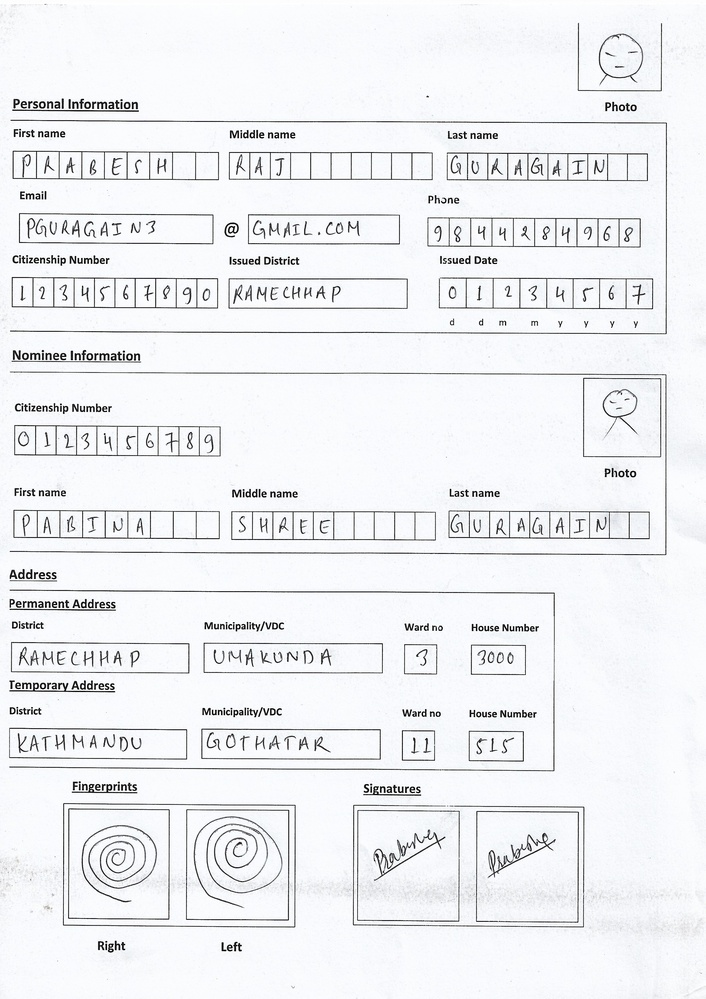
#> input picture OPENCV/test3.jpg, 706 x 999 px, shrunk from 2480 x 3508 before the run, found by its file name
$ python OPENCV.py
#> lines starting #> are read from the running program, lines starting #| are printed output that depends on the picture; after the words box and inside, x2 and y2 are one past the last pixel; in counts of white or black regions, pixels touching at a corner belong together
# -*- coding: utf-8 -*-
"""Untitled4.ipynb

Automatically generated by Colaboratory.

Original file is located at
    https://colab.research.google.com/drive/1dqZZNeF3nNpKKaZlhdL5hUlwu-4c8ceE
"""

import cv2
import numpy as np
from google.colab.patches import cv2_imshow

# Load and preprocess the image
img = cv2.imread("test3.jpg")
#> img is the input picture: shape (999, 706, 3); mean B, G, R 242.3, 239.5, 238.5
gray = cv2.cvtColor(img, cv2.COLOR_BGR2GRAY)

def otsu_threshold(image):
  _, threshold = cv2.threshold(image, 0, 255, cv2.THRESH_BINARY + cv2.THRESH_OTSU)
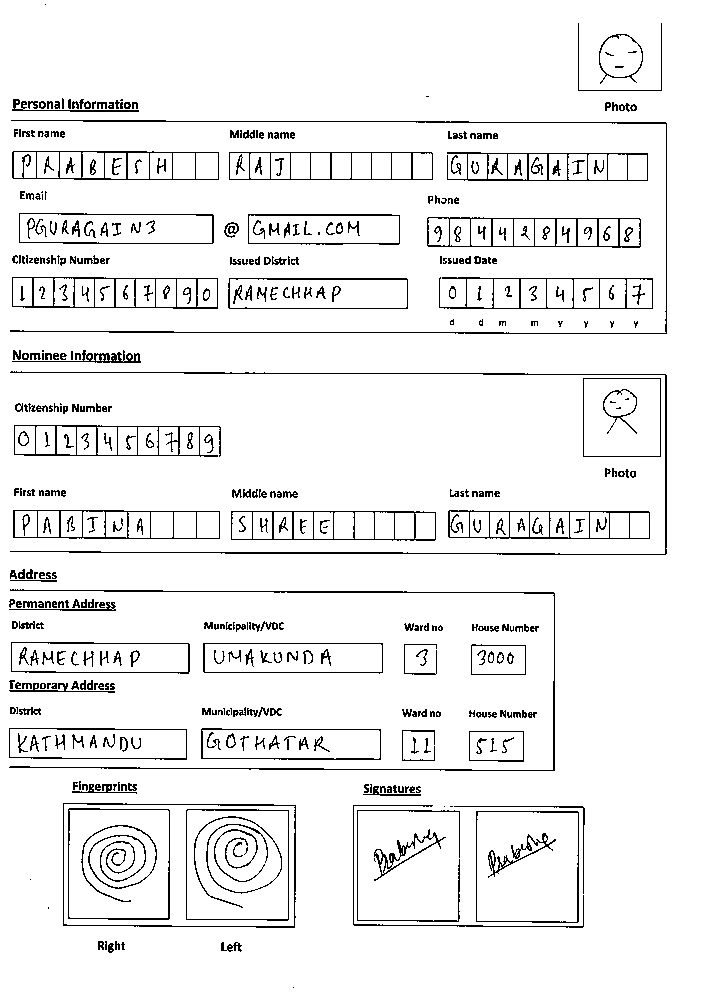
#> threshold: shape (999, 706); 93.9% white; black in thin lines or dots
  return threshold

img0 = otsu_threshold(gray)
kernel = np.ones((4,4),np.uint8)
img1 = cv2.GaussianBlur(img0, (5,5), 1.5)
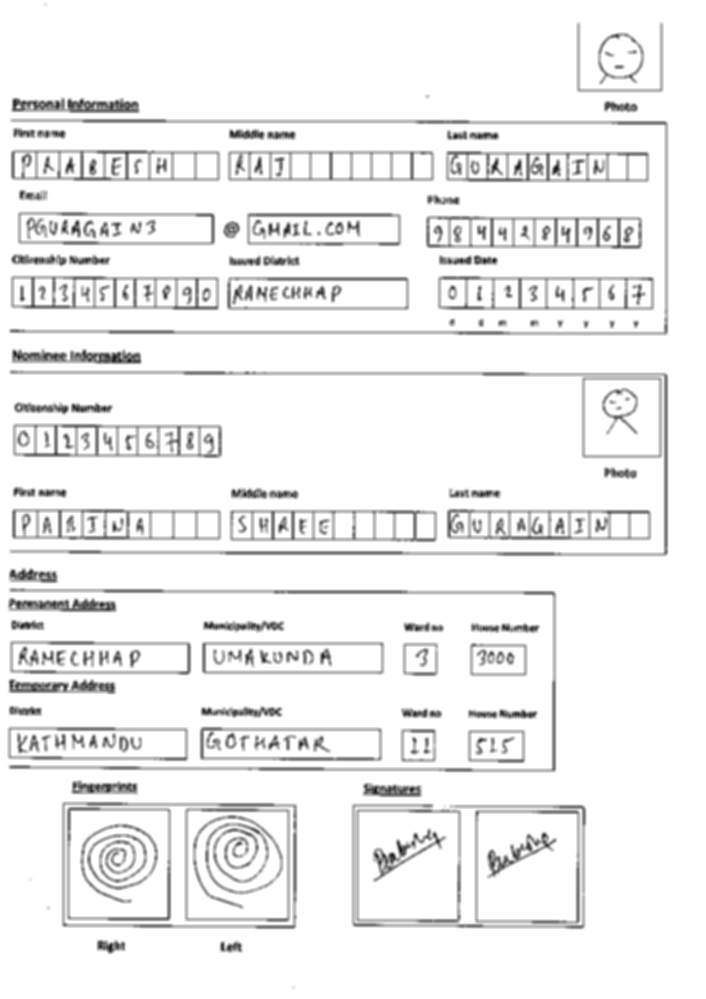
#> img1: shape (999, 706); min 18, max 255, mean 239.5
# Apply Canny edge detection
edges = cv2.Canny(img1, 100, 100)  # Adjust thresholds if needed
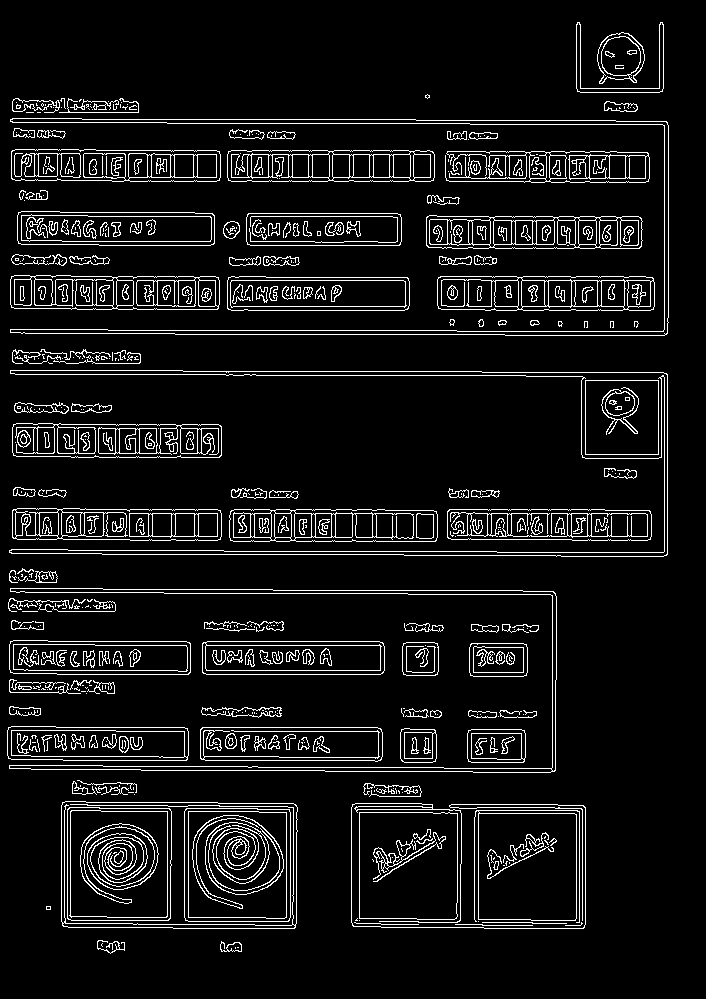
#> edges: shape (999, 706); 7.9% white in thin lines or dots, all inside (x1, y1, x2, y2) = (7, 22, 669, 954)
contours, hierarchy = cv2.findContours(edges, cv2.RETR_CCOMP, cv2.CHAIN_APPROX_SIMPLE)
#> contours = 989 contours, 473 with area under 20; largest, box (x1, y1, x2, y2) and area: (61, 801, 298, 929) 29427, (61, 801, 298, 926) 28567, (9, 370, 668, 557) 11942, (184, 808, 291, 922) 11930, (9, 370, 668, 557) 11927

# Filter for box-like contours
box_contours = []
for cnt in contours:
    # Approximate the contour with a polygon
    approx = cv2.approxPolyDP(cnt, 0.01 * cv2.arcLength(cnt, True), True)

    # Check if the approximation has 4 sides (indicating a box)
    if len(approx) == 4 and cv2.contourArea(cnt) > 10000:
        box_contours.append(cnt)
#> this loop made 989 passes
#> approx on passes 1, 2, 7: [[237, 947], [238, 947]], [[235, 947], [235, 948]], [[455, 924], [532, 925]]
#> after the loop, box_contours = 12 contours; largest, box (x1, y1, x2, y2) and area: (61, 801, 298, 929) 29427, (184, 808, 291, 922) 11930, (184, 808, 291, 922) 11925, (67, 807, 172, 921) 11611, (67, 807, 172, 921) 11602

def nms(contours, area_thr=0.5):
#> called with area_thr = 0.5
    bounding_boxes = [cv2.boundingRect(cnt) for cnt in contours]
#> bounding_boxes = [(359, 812, 99, 108), (359, 812, 99, 108), (188, 811, 99, 108), (188, 811, 99, 108), (478, 813, 99, 108), (69, 810, 99, 108), (70, 810, 98, 108), (184, 808, 107, 114), (184, 808, 107, 114), (67, 807, 105, 114), (67, 807, 105, 114), (61, 801, 237, 128)]

    # Get areas and scores (use area as a score here, adapt based on your needs)
    areas = [cv2.contourArea(cnt) for cnt in contours]
#> areas = [10395, 10393, 10379.5, 10377.5, 10428.5, 10277, 10271, 11930, 11925, 11611, 11602, 29427]
    scores = areas
#> scores has the same summary as areas

    # Perform Non-Maximum Suppression (NMS)
    kept_indices = cv2.dnn.NMSBoxes(bounding_boxes, scores, 0.5, area_thr)
#> kept_indices = [11, 7, 9, 4, 0]

    # Return the kept contours based on indices
    return [contours[i] for i in kept_indices]

kept_box_contours = nms(box_contours)
#> kept_box_contours = 5 contours; box (x1, y1, x2, y2) and area: (61, 801, 298, 929) 29427, (184, 808, 291, 922) 11930, (67, 807, 172, 921) 11611, (478, 813, 577, 921) 10428, (359, 812, 458, 920) 10395
# Process the identified box contours
print(f"Number of box contours: {len(kept_box_contours)}")
#| Number of box contours: 5
for cnt in kept_box_contours:
    # Get bounding box coordinates
    x, y, w, h = cv2.boundingRect(cnt)

    # Extract the image segment using NumPy slicing
    box_image = img[y:y+h, x:x+w]
#> this loop made 5 passes
#> pass 1, `box_image = img[y:y+h, x:x+w]`:
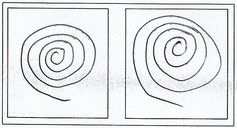
#> box_image: shape (128, 237, 3); mean B, G, R 232, 229.6, 228.6
#> pass 2, `box_image = img[y:y+h, x:x+w]`:
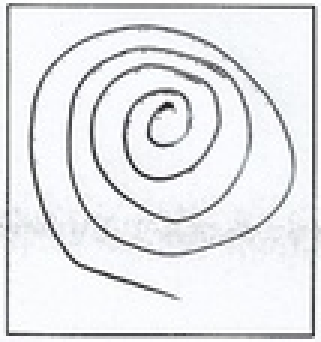
#> box_image: shape (114, 107, 3) (shown 3 times larger); mean B, G, R 232.2, 229.6, 228.6
#> pass 3, `box_image = img[y:y+h, x:x+w]`:
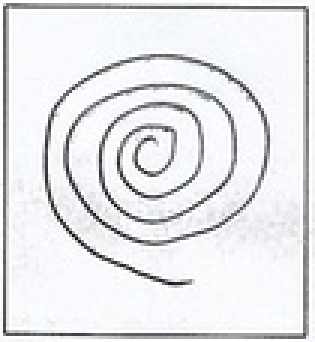
#> box_image: shape (114, 105, 3) (shown 3 times larger); mean B, G, R 233.2, 230.6, 229.6

    # Display the extracted box image (optional)
    # cv2_imshow(box_image)

# Optional: Draw the box contours on the original image
cv2.drawContours(img, box_contours, -1, (0, 255, 0), 2)  # Green outline for boxes
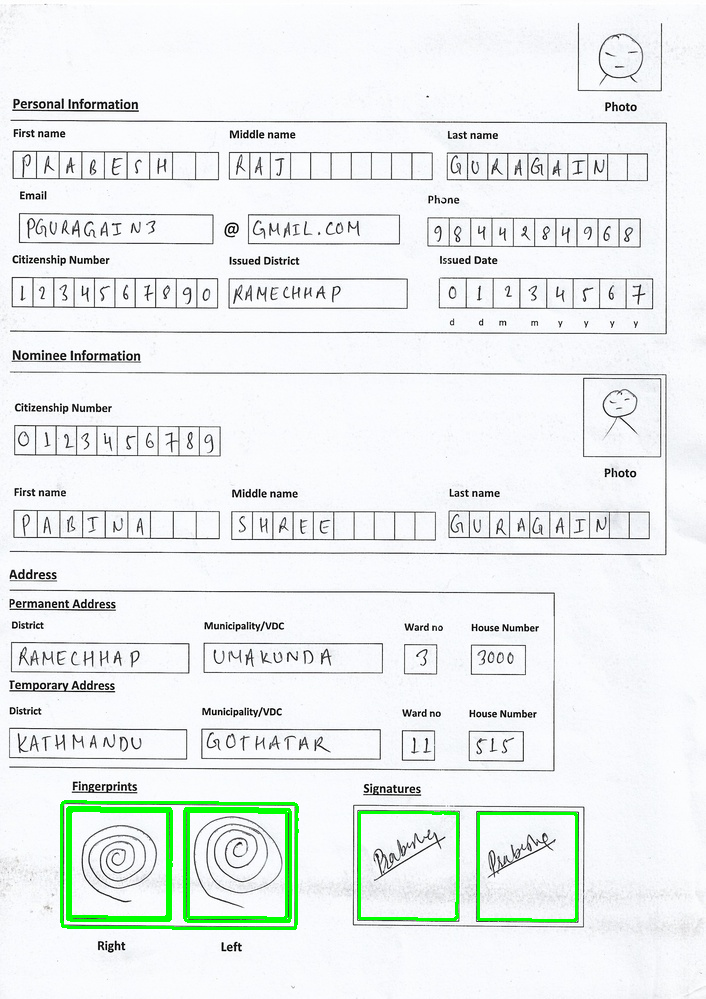
#> img: shape (999, 706, 3); 1.37% of pixels changed, all inside (x1, y1, x2, y2) = (60, 800, 578, 930)

# Display the image with box contours
cv2_imshow(img)
